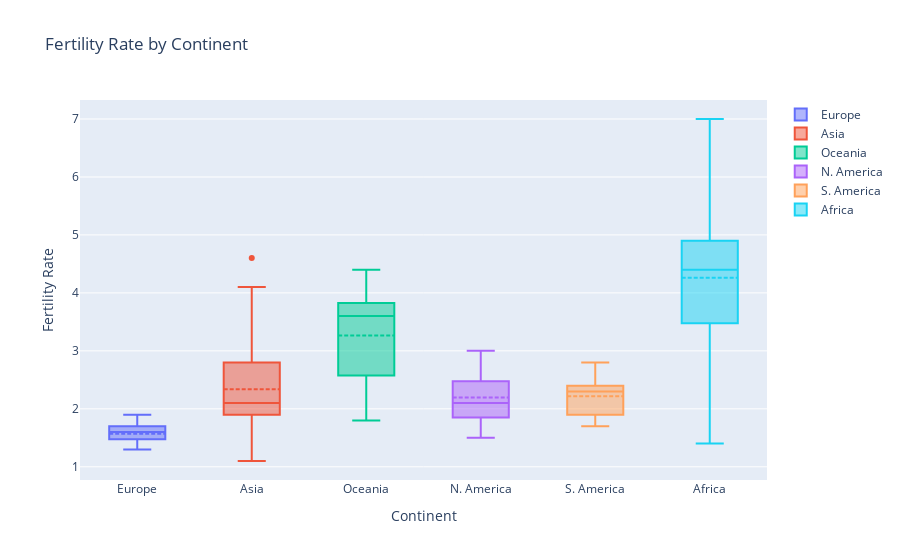

The notebook cell this image was saved under:
### Code cell
european = df['fert_rate'].loc[df['continent'] == 'europe'].values
asian = df['fert_rate'].loc[df['continent'] == 'asia'].values
african = df['fert_rate'].loc[df['continent'] == 'africa'].values
s_american = df['fert_rate'].loc[df['continent'] == 'south america'].values
n_american = df['fert_rate'].loc[df['continent'] == 'north america'].values
oceanian = df['fert_rate'].loc[df['continent'] == 'oceania'].values

trace0 = go.Box(y = european, name = 'Europe', boxmean = True)
trace1 = go.Box(y = asian, name = 'Asia', boxmean = True)
trace2 = go.Box(y = oceanian, name = 'Oceania', boxmean = True)
trace3 = go.Box(y = n_american, name = 'N. America', boxmean = True)
trace4 = go.Box(y = s_american, name = 'S. America', boxmean = True)
trace5 = go.Box(y = african, name = 'Africa', boxmean = True)

data = [trace0, trace1, trace2, trace3, trace4, trace5]

layout = go.Layout(title = 'Fertility Rate by Continent',
                  xaxis = dict(title = 'Continent'),
                  yaxis = dict(title = 'Fertility Rate'))

fig = go.Figure(data = data, layout = layout)
iplot(fig)

### Figure 1 — Plotly figure (JSON) as saved in the notebook; plotly's stock layout.template omitted (floating-point values rounded to 4 significant figures)
{"data": [{"boxmean": true, "name": "Europe", "type": "box", "y": [1.5, 1.5, 1.7, 1.8, 1.8, 1.8, 1.7, 1.9, 1.5, 1.5, null, 1.6, 1.7, 1.9, 1.8, 1.3, 1.5, 1.3, 1.6, 1.6, 1.3, 1.3, 1.5, 1.7, 1.7, 1.5, 1.4, 1.4, 1.6, 1.6, 1.8, 1.5, 1.7, 1.5, 1.3, 1.6, 1.4, 1.3]}, {"boxmean": true, "name": "Asia", "type": "box", "y": [1.9, 1.2, 3, 1.4, 1.4, 1.1, 2.1, 1.8, 1.3, 2, 1.2, 2.3, 2.9, 1.9, 1.8, 2, 1.7, 2.1, 2.8, 2.1, 2.8, 1.5, 3.7, 2.2, 2.1, 1.8, 2.8, 2.1, 2.3, 2.9, 2.2, 2, 2.6, 2.1, 2.7, 2.2, 2.1, 2.4, 2.5, 3.6, 3, 2.2, 1.9, 3.8, 3.6, 4.6, 1.9, 2.8, 4.1]}, {"boxmean": true, "name": "Oceania", "type": "box", "y": [1.8, 1.9, 2.8, 3.6, 3.9, 3.8, 3.6, 4.4, 3.6]}, {"boxmean": true, "name": "N. America", "type": "box", "y": [1.5, 1.7, 2.5, 1.8, 2.1, 2.1, 2.4, 2, 2.3, 2.9, 2.1, 2.5, 2.4, 3, 1.6]}, {"boxmean": true, "name": "S. America", "type": "box", "y": [2, 1.7, 2.3, 1.7, 2.3, 1.8, 2.4, 2.4, 2.4, 2.5, 2.8, 2.3]}, {"boxmean": true, "name": "Africa", "type": "box", "y": [2.5, 1.4, 4.6, 4, 2.9, 2.4, 3.4, 2.3, 3.1, 2.4, 2.2, 3.3, 5.6, 2.8, 3.9, 5.4, 3.5, 4.6, 4.7, 4.6, 4.2, 3.2, 4.7, 4.9, 4.9, 4.7, 4.3, 5.9, 5.8, 3.6, 4.1, 4.5, 5, 5.2, 4.4, 4.4, 4.4, 4.3, 6, 4.9, 4.1, 4.8, 7, 4.3, 4.1, 5.5, 4.7, 6.1, 5.3]}], "layout": {"title": {"text": "Fertility Rate by Continent"}, "xaxis": {"title": {"text": "Continent"}}, "yaxis": {"title": {"text": "Fertility Rate"}}}}
